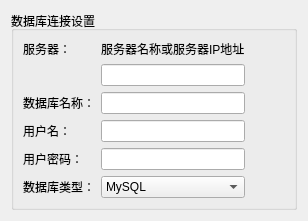
                 <widget class="QWidget" name="tabXiTongCanShu">
                  <attribute name="title">
                   <string>系统参数</string>
                  </attribute>
                  <layout class="QHBoxLayout" name="horizontalLayout_55">
                   <item>
                    <widget class="QGroupBox" name="groupBoxDBSet">
                     <property name="title">
                      <string>数据库连接设置</string>
                     </property>
                     <layout class="QVBoxLayout" name="verticalLayout_12">
                      <item>
                       <layout class="QHBoxLayout" name="horizontalLayout_34">
                        <item>
                         <layout class="QFormLayout" name="formLayout_2">
                          <item row="0" column="0">
                           <widget class="QLabel" name="labelServer">
                            <property name="text">
                             <string>服务器：</string>
                            </property>
                            <property name="buddy">
                             <cstring>lineEditServer</cstring>
                            </property>
                           </widget>
                          </item>
                          <item row="0" column="1">
                           <widget class="QLabel" name="labelserverTip">
                            <property name="text">
                             <string>服务器名称或服务器IP地址</string>
                            </property>
                           </widget>
                          </item>
                          <item row="1" column="1">
                           <widget class="QLineEdit" name="lineEditServer"/>
                          </item>
                          <item row="2" column="1">
                           <widget class="QLineEdit" name="lineEditDBName"/>
                          </item>
                          <item row="2" column="0">
                           <widget class="QLabel" name="labelDBName">
                            <property name="text">
                             <string>数据库名称：</string>
                            </property>
                            <property name="buddy">
                             <cstring>lineEditDBName</cstring>
                            </property>
                           </widget>
                          </item>
                          <item row="3" column="0">
                           <widget class="QLabel" name="labelUserName">
                            <property name="text">
                             <string>用户名：</string>
                            </property>
                           </widget>
                          </item>
                          <item row="3" column="1">
                           <widget class="QLineEdit" name="lineEditUserName"/>
                          </item>
                          <item row="4" column="0">
                           <widget class="QLabel" name="labelPassword">
                            <property name="text">
                             <string>用户密码：</string>
                            </property>
                           </widget>
                          </item>
                          <item row="4" column="1">
                           <widget class="QLineEdit" name="lineEditPassword"/>
                          </item>
                          <item row="5" column="0">
                           <widget class="QLabel" name="labelDBType">
                            <property name="text">
                             <string>数据库类型：</string>
                            </property>
                           </widget>
                          </item>
                          <item row="5" column="1">
                           <widget class="QComboBox" name="comboBoxDBType">
                            <item>
                             <property name="text">
                              <string>MySQL</string>
                             </property>
                            </item>
                            <item>
                             <property name="text">
                              <string>SQL Server</string>
                             </property>
                            </item>
                            <item>
                             <property name="text">
                              <string>ACCESS</string>
                             </property>
                            </item>
                            <item>
                             <property name="text">
                              <string>Sqlite</string>
                             </property>
                            </item>
                           </widget>
                          </item>
                         </layout>
                        </item>
                        <item>
                         <spacer name="horizontalSpacer_19">
                          <property name="orientation">
                           <enum>Qt::Horizontal</enum>
                          </property>
                          <property name="sizeHint" stdset="0">
                           <size>
                            <width>40</width>
                            <height>20</height>
                           </size>
                          </property>
                         </spacer>
                        </item>
                       </layout>
                      </item>
                     </layout>
                    </widget>
                   </item>
                  </layout>
                 </widget>
